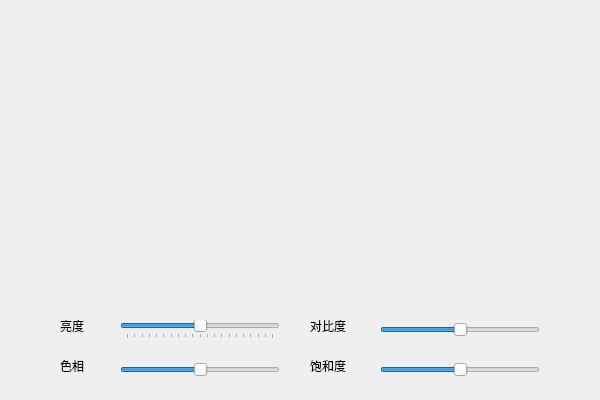
<?xml version="1.0" encoding="UTF-8"?>
<ui version="4.0">
 <class>Widget</class>
 <widget class="QWidget" name="Widget">
  <property name="geometry">
   <rect>
    <x>0</x>
    <y>0</y>
    <width>600</width>
    <height>400</height>
   </rect>
  </property>
  <property name="windowTitle">
   <string>Widget</string>
  </property>
  <widget class="QLabel" name="label">
   <property name="geometry">
    <rect>
     <x>60</x>
     <y>320</y>
     <width>54</width>
     <height>12</height>
    </rect>
   </property>
   <property name="text">
    <string>亮度</string>
   </property>
  </widget>
  <widget class="QLabel" name="label_2">
   <property name="geometry">
    <rect>
     <x>310</x>
     <y>320</y>
     <width>54</width>
     <height>12</height>
    </rect>
   </property>
   <property name="text">
    <string>对比度</string>
   </property>
  </widget>
  <widget class="QLabel" name="label_3">
   <property name="geometry">
    <rect>
     <x>60</x>
     <y>360</y>
     <width>54</width>
     <height>12</height>
    </rect>
   </property>
   <property name="text">
    <string>色相</string>
   </property>
  </widget>
  <widget class="QLabel" name="label_4">
   <property name="geometry">
    <rect>
     <x>310</x>
     <y>360</y>
     <width>54</width>
     <height>12</height>
    </rect>
   </property>
   <property name="text">
    <string>饱和度</string>
   </property>
  </widget>
  <widget class="QSlider" name="brightnessSlider">
   <property name="geometry">
    <rect>
     <x>120</x>
     <y>320</y>
     <width>160</width>
     <height>19</height>
    </rect>
   </property>
   <property name="minimum">
    <number>-100</number>
   </property>
   <property name="maximum">
    <number>100</number>
   </property>
   <property name="orientation">
    <enum>Qt::Horizontal</enum>
   </property>
   <property name="invertedAppearance">
    <bool>false</bool>
   </property>
   <property name="invertedControls">
    <bool>false</bool>
   </property>
   <property name="tickPosition">
    <enum>QSlider::TicksBelow</enum>
   </property>
  </widget>
  <widget class="QSlider" name="contrastSlider">
   <property name="geometry">
    <rect>
     <x>380</x>
     <y>320</y>
     <width>160</width>
     <height>19</height>
    </rect>
   </property>
   <property name="minimum">
    <number>-100</number>
   </property>
   <property name="maximum">
    <number>100</number>
   </property>
   <property name="orientation">
    <enum>Qt::Horizontal</enum>
   </property>
  </widget>
  <widget class="QSlider" name="hueSlider">
   <property name="geometry">
    <rect>
     <x>120</x>
     <y>360</y>
     <width>160</width>
     <height>19</height>
    </rect>
   </property>
   <property name="minimum">
    <number>-100</number>
   </property>
   <property name="maximum">
    <number>100</number>
   </property>
   <property name="orientation">
    <enum>Qt::Horizontal</enum>
   </property>
  </widget>
  <widget class="QSlider" name="saturationSlider">
   <property name="geometry">
    <rect>
     <x>380</x>
     <y>360</y>
     <width>160</width>
     <height>19</height>
    </rect>
   </property>
   <property name="minimum">
    <number>-100</number>
   </property>
   <property name="maximum">
    <number>100</number>
   </property>
   <property name="orientation">
    <enum>Qt::Horizontal</enum>
   </property>
  </widget>
 </widget>
 <layoutdefault spacing="6" margin="11"/>
 <resources/>
 <connections/>
</ui>
